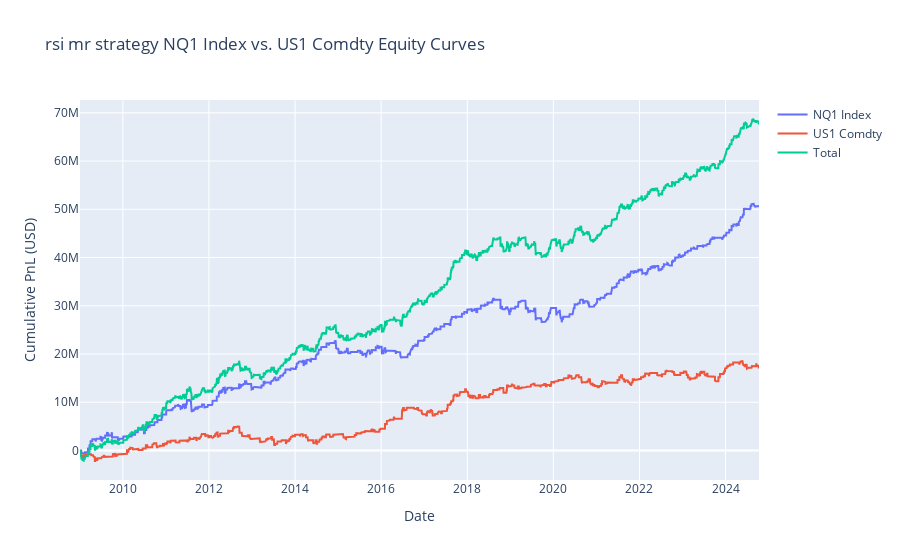
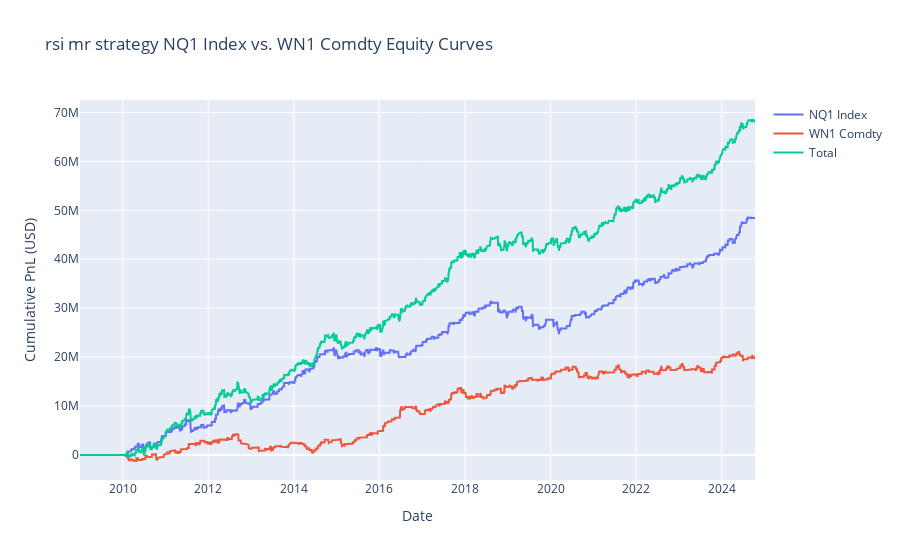

These figures' notebook cell, in order:
### Code cell
### Where the magic happens

asst_main = 'NQ1 Index'

cmp_assts = market_data.get_asset_classes()['eq-us']
cmp_assts
cmp_assts = ['US1 Comdty', 'WN1 Comdty']


respnls = {}
results = {}
statsdf = {}
trules = {}

for asst in cmp_assts:
    
    pairs = [
        (asst_main, asst),
        (asst, asst_main)
    ]
    
    strategy_params2 = {
        'pairs': pairs,
        'N': (5, 2),
        'rsi_period': (3,3),
        'rsi_threshold': (10.0,8.0),
        'lmt_order': False,
        'lmt_day': 1,
        'lmt_day_only': True,
        'lmt_atr': 1.0,
        'lmt_epsilon': 0.1,
        'atr_period': 14,
        'atr_type': 'atr',
        'market_data': market_data,
        'risk_ratio': (1.0, 1.2)
    }

    tmp = TradingRule(
        market_data=market_data,
        trading_rule_function=ratioMR_rsi_long,
        trading_params=strategy_params2,
        position_sizing_params=pSizeParams,  # Define as needed
        incl_assets=[asst_main, asst],  # Include all involved assets
        name_label='TestMR_' + asst,
        strat_descr= f'rsi mr strategy {asst_main} vs. {asst}',
        log_level=logging.ERROR,
        bt_folder = bt_folder
    )

    res = tmp.backtest_all_assets(save=True)
    resdb = tmp.plot_equity(byassets=True, totalsys=True, start_date = '01012009', save_fig=False)
    stats = tmp.calculate_statistics(byassets=True, totalsys=True, start_date='01012009')
    statsdf[asst] = stats
    results[asst] = resdb
    respnls[asst] = res
    trules[asst] = tmp

# Extract the desired statistics from each dataframe in statsdf

required_columns = ['Average Ann. PnL', 'Average Ann. Vol', 'Sharpe Ratio (ann.)', 'Sortino Ratio (ann.)', 'Hit Rate (%)', 'Profit Factor', 
                    'Max drawdown', 'Average drawdown', 'Avg Drawdown Duration', 'Drawdowns per year', 'Max Drawdown Duration']
extracted_stats = {key: statsdf[key].loc['Total', [col for col in required_columns if col in statsdf[key].columns]] for key in statsdf.keys()}

# Convert the dictionary to a dataframe
extracted_stats_df = pd.DataFrame.from_dict(extracted_stats, orient='index')
extracted_stats_df.to_clipboard()
extracted_stats_df

### Figure 1 — Plotly figure (JSON) as saved in the notebook; plotly's stock layout.template omitted (floating-point values rounded to 4 significant figures; data arrays with more than 128 entries replaced by an {"elided": "..."} marker saying what was removed)
{"data": [{"mode": "lines", "name": "NQ1 Index", "type": "scatter", "x": {"elided": "3983 str values"}, "y": {"elided": "3983 int values"}}, {"mode": "lines", "name": "US1 Comdty", "type": "scatter", "x": {"elided": "3983 str values"}, "y": {"elided": "3983 float values"}}, {"mode": "lines", "name": "Total", "type": "scatter", "x": {"elided": "3983 str values"}, "y": {"elided": "3983 float values"}}], "layout": {"hovermode": "x unified", "title": {"text": "rsi mr strategy NQ1 Index vs. US1 Comdty Equity Curves"}, "xaxis": {"title": {"text": "Date"}}, "yaxis": {"title": {"text": "Cumulative PnL (USD)"}}}}

### Figure 2 — Plotly figure (JSON) as saved in the notebook; plotly's stock layout.template omitted (floating-point values rounded to 4 significant figures; data arrays with more than 128 entries replaced by an {"elided": "..."} marker saying what was removed)
{"data": [{"mode": "lines", "name": "NQ1 Index", "type": "scatter", "x": {"elided": "3981 str values"}, "y": {"elided": "3981 int values"}}, {"mode": "lines", "name": "WN1 Comdty", "type": "scatter", "x": {"elided": "3981 str values"}, "y": {"elided": "3981 float values"}}, {"mode": "lines", "name": "Total", "type": "scatter", "x": {"elided": "3981 str values"}, "y": {"elided": "3981 float values"}}], "layout": {"hovermode": "x unified", "title": {"text": "rsi mr strategy NQ1 Index vs. WN1 Comdty Equity Curves"}, "xaxis": {"title": {"text": "Date"}}, "yaxis": {"title": {"text": "Cumulative PnL (USD)"}}}}
